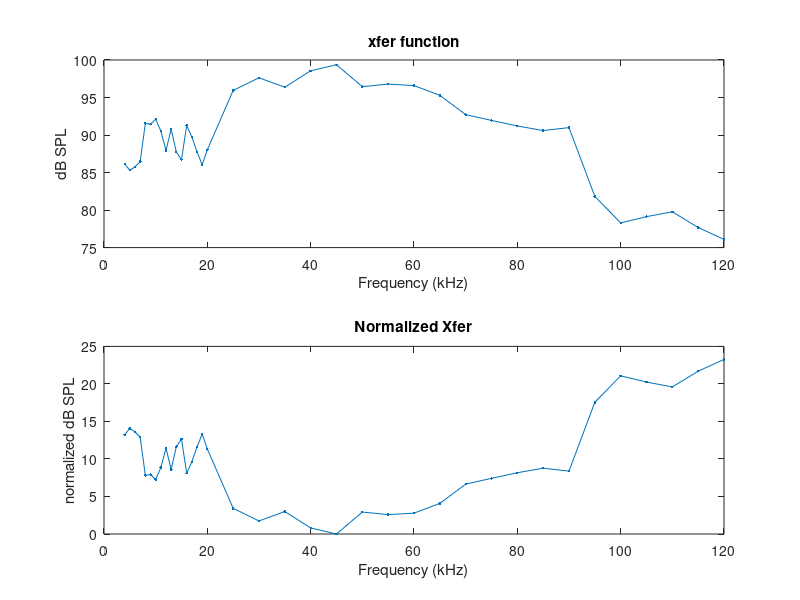

MATLAB code to generate this figure: (Note: this script raises an error after producing the figure.)

%
% Proposed order for calibration:
% 
% 
% 1) load xfer function
% 		
% 2) load .wav file
% 
% 3) determine max/min of xfer function




% frequencies
Fs = 44100;
Fmin = 500;
Fmax = 20000;
stimdur = 500;
Fsine = 10000;
corr_frange = [5000 10000];


%% load xfer function data
load('TDT3972_5V_MicNoScreen_cal.mat', '-MAT', 'caldata');

% pull out freq and magnitude (SPL) data
F = caldata.freq;
H = caldata.mag(1, :);
% plot
figure(1)
subplot(211)
plot(F*0.001, H, '.-')
xlabel('Frequency (kHz)')
ylabel('dB SPL')
title('xfer function')

% normalize to peak of xfer function
% find peak, peak index
[hpeak, hpeak_ind] = max(H)
% get freq at peak
fpeak = F(hpeak_ind);
% normalize by finding deviation from peak
Hnorm = hpeak - H;
% plot
subplot(212)
plot(F*0.001, Hnorm, '.-')
xlabel('Frequency (kHz)')
ylabel('normalized dB SPL')
title('Normalized Xfer')


%% synthesize test noise from min(F) to max(F)
s = synmononoise_fft(stimdur, Fs, Fmin, Fmax, 1, 0);
s = normalize(s);
% s = synmonosine(stimdur, Fs, Fsine, 1, 0);
tvec = 1000 * (0:(length(s)-1)) ./ Fs;
figure(2)
plot(tvec, s)
title('test signal')
xlabel('time (milliseconds)')
ylabel('V')

%% get fft of test noise

% length of signal
N = length(s);

% for speed's sake, get the nearest power of 2 to the desired output length
NFFT = 2.^(nextpow2(N));

% fft
S = fft(s, NFFT);
%non-redundant points are kept
Nunique = NFFT/2;
Sunique = S(1:Nunique);
% get the magnitudes of the FFT  and scale by 2 because we're taking only
% half of the points from the "full" FFT vector S;
Smag = abs(Sunique)/N;
Smag(2:end) = 2*Smag(2:end);
% get phase
Sphase = angle(Sunique);

% convert to db (need to avoid log(0))
tmp = Smag;
tmp(tmp==0) = 1e-17; 
SdBmag = db(tmp);
clear tmp;

% build frequency vector
% This is an evenly spaced frequency vector with Nunique points.
% scaled by the Nyquist frequency (Fn ==1/2 sample freq.)
f = (Fs/2)*linspace(0, 1, NFFT/2);

% plot spectrum
figure(3)
plot(0.001*f, SdBmag);
title('Test Signal Spectrum')
xlabel('freq (kHz)')
ylabel('dB')


%% apply correction (BOOST method)
% 
% procedure:	find compensation values for frequency range for which there is
%					calibration data and apply to FFT, then iFFT to get corrected version

% first, need to find max, min of calibration range
valid_indices = find(between(f, corr_frange(1), corr_frange(2)));
% [min_diff, valid_indices] = min(abs(f - Fsine));

corr_f = f(valid_indices);
corr_vals = interp1(F, Hnorm, corr_f);

SdBadj = SdBmag;
SdBadj(valid_indices) = SdBadj(valid_indices) + corr_vals;
figure(4)
plot(0.001*f, SdBadj)
title('Compensated Signal Spectrum')
xlabel('freq (kHz)')
ylabel('dB')

% convert back to linear scale
figure(5)
% Sadj = invdb(SdBadj);
Sadj = invdb(SdBadj);
Sadj = N * Sadj ./ 2;
plot(0.001*f, Sadj)
title('Compensated Signal Spectrum')
xlabel('freq (kHz)')
ylabel('v')


[sadj, Sfull] = synverse(Sadj, Sphase, 'DC', 'no');

fftdbplot(sadj, Fs, figure(6));




